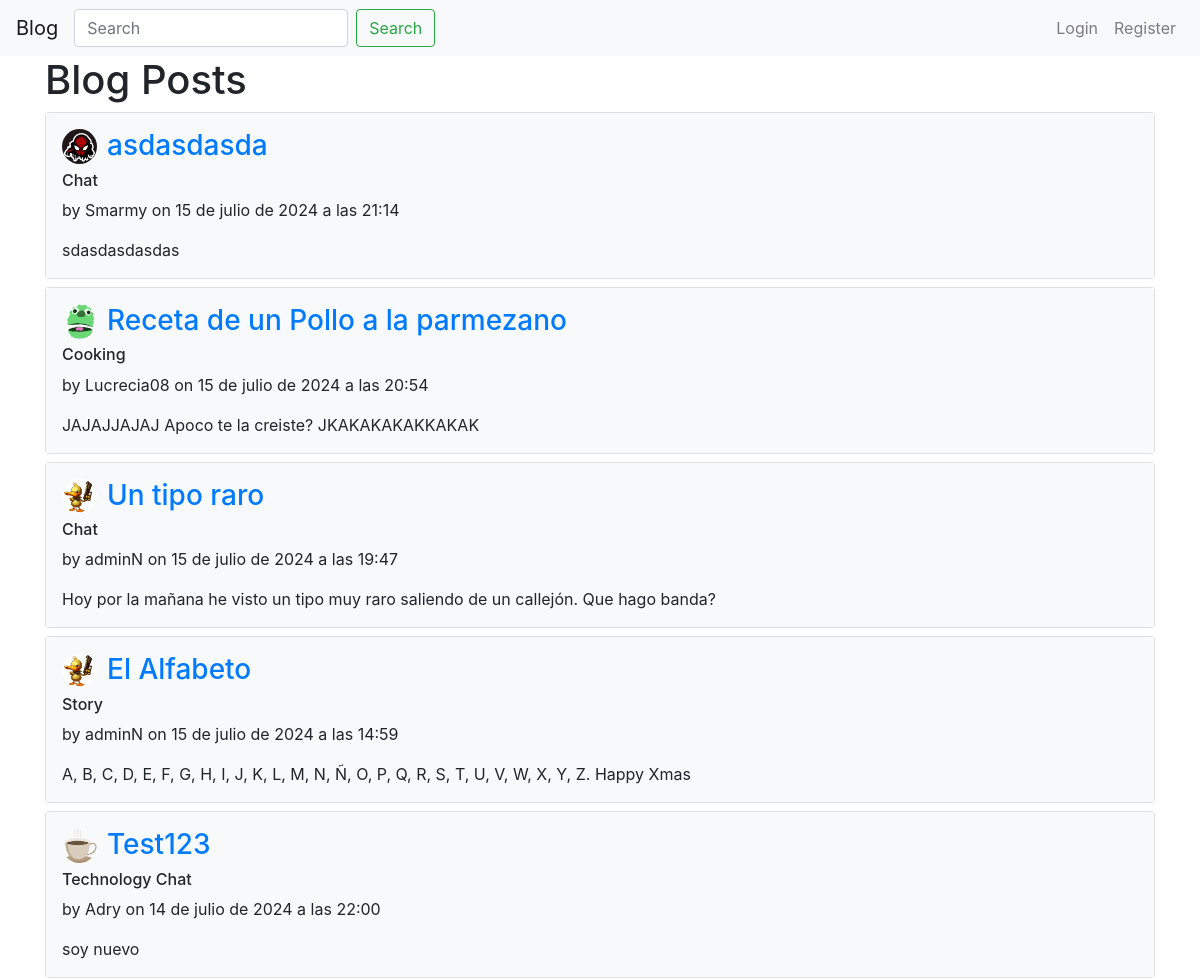
The app's page / (upper part), older data.
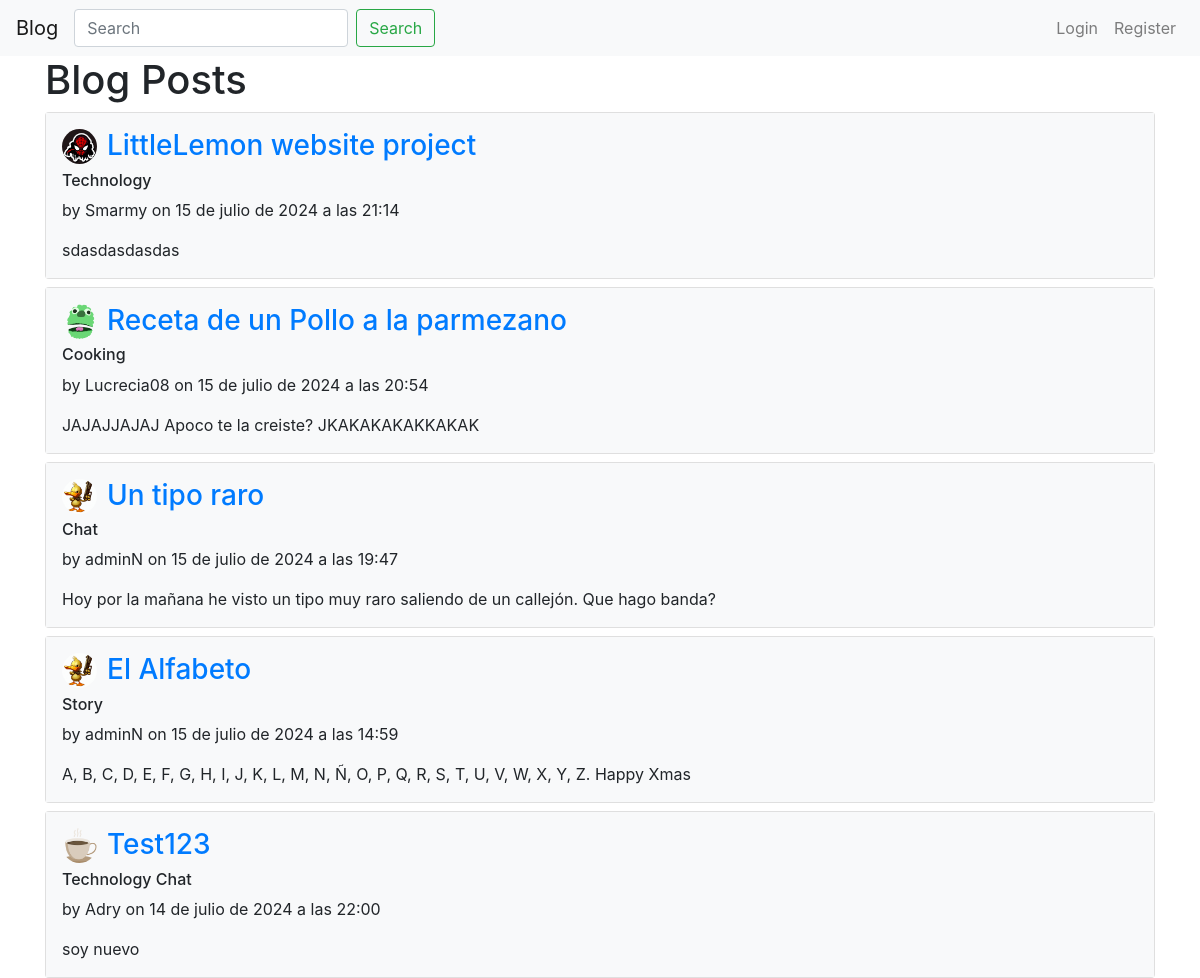
The same page, newer data.
### app/models.py (models this page shows, shortened)
class Post(models.Model):
    title = models.CharField(max_length=200)
    content = models.TextField()
    categories = models.ManyToManyField(Category, related_name='posts')
    tags = models.ManyToManyField(Tag, related_name='posts')
    date_posted = models.DateTimeField(default=timezone.now)
    author = models.ForeignKey(User, on_delete=models.CASCADE)

class Profile(models.Model):
    user = models.OneToOneField(User, on_delete=models.CASCADE)
    image = models.ImageField(default='default.png', upload_to='profile_pics')

class Category(models.Model):
    name = models.CharField(max_length=100)

### app/views.py (the view, shortened to what this page needs)
# urls.py: path('', PostListView.as_view(), name='blog-home'),
class PostListView(ListView):
    model = Post
    template_name = 'blog/home.html'
    context_object_name = 'posts'
    def get_queryset(self):
        query = self.request.GET.get('q')
        return Post.objects.all().order_by('-date_posted')

### app/templates/blog/home.html
{% extends "base.html" %}
{% block content %}
<h1>Blog Posts</h1>
{% for post in posts %}
    <div class="card mb-2">
        <div class="card-body bg-light p-3">
            <div class="d-flex">
                <img src="{{ post.author.profile.image.url }}" class="rounded-circle" alt="Profile Picture"
                    style="width: 35px; height: 35px; object-fit: cover; margin-right: 10px;">
                <h3><a href="{% url 'post-detail' post.pk %}">{{ post.title }}</a></h3>
            </div>
            <h6>
                {% for category in post.categories.all %}
                {{ category.name }}
                {% endfor %}
            </h6>
            <p>by {{ post.author }} on {{ post.date_posted }}</p>
            <p class="mb-0">{{ post.content|truncatewords:30 }}</p>
        </div>
    </div>
{% endfor %}
{% endblock %}

Row changes from the older to the newer data that the page shows:
changed Post "sdasdasdasdas": title "asdasdasda" → "LittleLemon website project"; gains Category (name "Technology"); loses Category (name "Chat")
